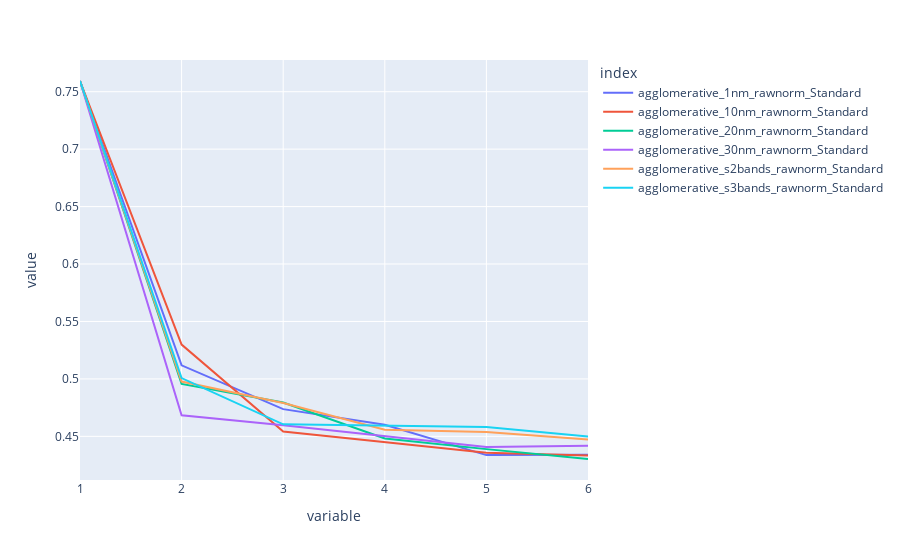

Source (notebook cell):
### Code cell
fig = plot_clustering_results('../data/', [1, 10, 20, 30, (s2bands, 's2bands'), (s3bands, 's3bands')], [['raw', 'norm']], ['Standard'], ['agglomerative'])
fig

### Figure 1 — Plotly figure (JSON) as saved in the notebook; plotly's stock layout.template omitted (floating-point values rounded to 4 significant figures)
{"data": [{"hovertemplate": "index=agglomerative_1nm_rawnorm_Standard<br>variable=%{x}<br>value=%{y}<extra></extra>", "legendgroup": "agglomerative_1nm_rawnorm_Standard", "line": {"color": "#636efa", "dash": "solid"}, "mode": "lines", "name": "agglomerative_1nm_rawnorm_Standard", "orientation": "v", "showlegend": true, "type": "scatter", "x": ["1", "2", "3", "4", "5", "6"], "xaxis": "x", "y": [0.7593, 0.5118, 0.4737, 0.4601, 0.4337, 0.4341], "yaxis": "y"}, {"hovertemplate": "index=agglomerative_10nm_rawnorm_Standard<br>variable=%{x}<br>value=%{y}<extra></extra>", "legendgroup": "agglomerative_10nm_rawnorm_Standard", "line": {"color": "#EF553B", "dash": "solid"}, "mode": "lines", "name": "agglomerative_10nm_rawnorm_Standard", "orientation": "v", "showlegend": true, "type": "scatter", "x": ["1", "2", "3", "4", "5", "6"], "xaxis": "x", "y": [0.7593, 0.5299, 0.4542, 0.4449, 0.4358, 0.4333], "yaxis": "y"}, {"hovertemplate": "index=agglomerative_20nm_rawnorm_Standard<br>variable=%{x}<br>value=%{y}<extra></extra>", "legendgroup": "agglomerative_20nm_rawnorm_Standard", "line": {"color": "#00cc96", "dash": "solid"}, "mode": "lines", "name": "agglomerative_20nm_rawnorm_Standard", "orientation": "v", "showlegend": true, "type": "scatter", "x": ["1", "2", "3", "4", "5", "6"], "xaxis": "x", "y": [0.7593, 0.4957, 0.4794, 0.4482, 0.4389, 0.4303], "yaxis": "y"}, {"hovertemplate": "index=agglomerative_30nm_rawnorm_Standard<br>variable=%{x}<br>value=%{y}<extra></extra>", "legendgroup": "agglomerative_30nm_rawnorm_Standard", "line": {"color": "#ab63fa", "dash": "solid"}, "mode": "lines", "name": "agglomerative_30nm_rawnorm_Standard", "orientation": "v", "showlegend": true, "type": "scatter", "x": ["1", "2", "3", "4", "5", "6"], "xaxis": "x", "y": [0.7593, 0.4684, 0.4597, 0.4501, 0.4408, 0.4419], "yaxis": "y"}, {"hovertemplate": "index=agglomerative_s2bands_rawnorm_Standard<br>variable=%{x}<br>value=%{y}<extra></extra>", "legendgroup": "agglomerative_s2bands_rawnorm_Standard", "line": {"color": "#FFA15A", "dash": "solid"}, "mode": "lines", "name": "agglomerative_s2bands_rawnorm_Standard", "orientation": "v", "showlegend": true, "type": "scatter", "x": ["1", "2", "3", "4", "5", "6"], "xaxis": "x", "y": [0.7593, 0.4977, 0.4791, 0.4557, 0.4539, 0.4472], "yaxis": "y"}, {"hovertemplate": "index=agglomerative_s3bands_rawnorm_Standard<br>variable=%{x}<br>value=%{y}<extra></extra>", "legendgroup": "agglomerative_s3bands_rawnorm_Standard", "line": {"color": "#19d3f3", "dash": "solid"}, "mode": "lines", "name": "agglomerative_s3bands_rawnorm_Standard", "orientation": "v", "showlegend": true, "type": "scatter", "x": ["1", "2", "3", "4", "5", "6"], "xaxis": "x", "y": [0.7593, 0.5007, 0.4605, 0.4591, 0.4581, 0.4499], "yaxis": "y"}], "layout": {"autosize": true, "legend": {"title": {"text": "index"}, "tracegroupgap": 0}, "margin": {"t": 60}, "xaxis": {"anchor": "y", "autorange": true, "domain": [0, 1], "range": [0, 5], "title": {"text": "variable"}, "type": "category"}, "yaxis": {"anchor": "x", "autorange": true, "domain": [0, 1], "range": [0.412, 0.7776], "title": {"text": "value"}, "type": "linear"}}}
